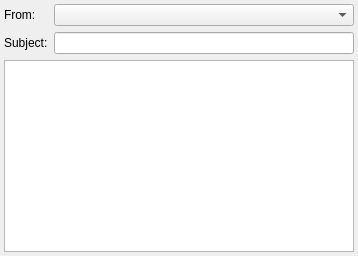
            <widget class="QWidget" name="sendBroadcast">
             <attribute name="title">
              <string>Send Message to your Subscribers</string>
             </attribute>
             <layout class="QGridLayout" name="gridLayout_9">
              <property name="leftMargin">
               <number>4</number>
              </property>
              <property name="topMargin">
               <number>4</number>
              </property>
              <property name="rightMargin">
               <number>4</number>
              </property>
              <property name="bottomMargin">
               <number>4</number>
              </property>
              <item row="0" column="0">
               <layout class="QVBoxLayout" name="verticalLayout_6">
                <item>
                 <layout class="QGridLayout" name="gridLayout_5">
                  <item row="0" column="0">
                   <widget class="QLabel" name="label_8">
                    <property name="text">
                     <string>From:</string>
                    </property>
                   </widget>
                  </item>
                  <item row="1" column="1">
                   <widget class="QLineEdit" name="lineEditSubjectBroadcast">
                    <property name="text">
                     <string/>
                    </property>
                   </widget>
                  </item>
                  <item row="1" column="0">
                   <widget class="QLabel" name="label_7">
                    <property name="text">
                     <string>Subject:</string>
                    </property>
                   </widget>
                  </item>
                  <item row="0" column="1">
                   <widget class="QComboBox" name="comboBoxSendFromBroadcast">
                    <property name="minimumSize">
                     <size>
                      <width>300</width>
                      <height>0</height>
                     </size>
                    </property>
                   </widget>
                  </item>
                 </layout>
                </item>
                <item>
                 <widget class="MessageCompose" name="textEditMessageBroadcast">
                  <property name="html">
                   <string>&lt;!DOCTYPE HTML PUBLIC &quot;-//W3C//DTD HTML 4.0//EN&quot; &quot;http://www.w3.org/TR/REC-html40/strict.dtd&quot;&gt;
&lt;html&gt;&lt;head&gt;&lt;meta name=&quot;qrichtext&quot; content=&quot;1&quot; /&gt;&lt;style type=&quot;text/css&quot;&gt;
p, li { white-space: pre-wrap; }
&lt;/style&gt;&lt;/head&gt;&lt;body style=&quot; font-family:'Sans'; font-size:9pt; font-weight:400; font-style:normal;&quot;&gt;
&lt;p style=&quot;-qt-paragraph-type:empty; margin-top:0px; margin-bottom:0px; margin-left:0px; margin-right:0px; -qt-block-indent:0; text-indent:0px; font-family:'MS Shell Dlg 2';&quot;&gt;&lt;br /&gt;&lt;/p&gt;&lt;/body&gt;&lt;/html&gt;</string>
                  </property>
                 </widget>
                </item>
               </layout>
              </item>
             </layout>
            </widget>
